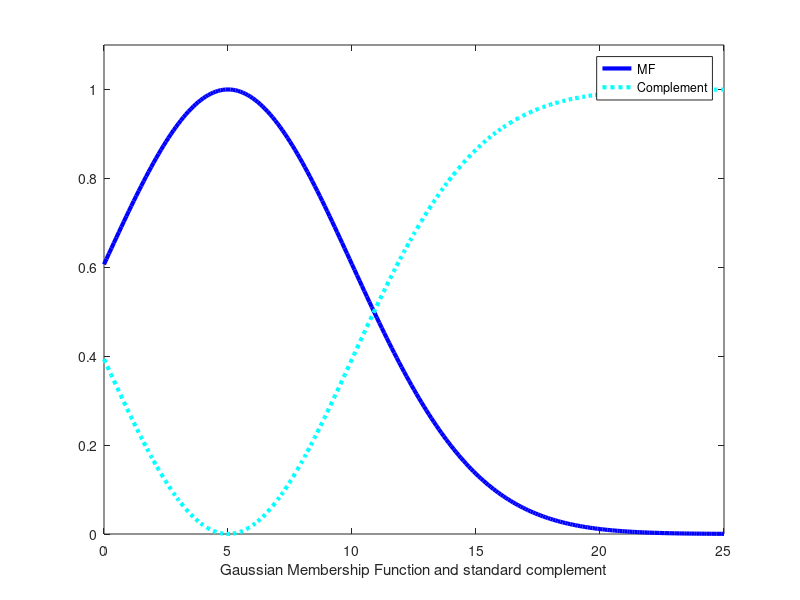

The MATLAB script that drew this image:
%  Shahab Sotudian--94125091
disp('*** Standard complement for Gaussian membership function ***')
disp('assumption:  x belong to [0,10]')
disp('Enter the parameter of Gaussian membership function sigma and mean  ***')
sigma=input('Enter the amount of  sigma ');
c=input('Enter the amount of  mean ');

% Gaussian membership function
x=0:0.1:(c+4*sigma);
y = exp(-(x - c).^2/(2*sigma^2));

%Standard complement
u=1-y;

% plottingt
plot(x,y,'b','linewidth',3)
  hold on
plot(x,u,'c:','linewidth',3)
     axis([0 (c+4*sigma) 0  1.1]);
   legend('MF','Complement')
   xlabel('Gaussian Membership Function and standard complement')